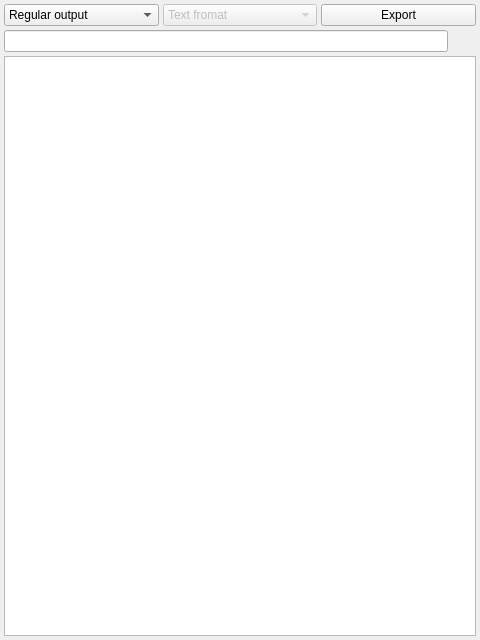
<?xml version="1.0" encoding="UTF-8"?>
<ui version="4.0">
 <class>tabExport</class>
 <widget class="QWidget" name="tabExport">
  <property name="geometry">
   <rect>
    <x>0</x>
    <y>0</y>
    <width>480</width>
    <height>640</height>
   </rect>
  </property>
  <property name="windowTitle">
   <string>Form</string>
  </property>
  <layout class="QGridLayout" name="gridLayout">
   <property name="leftMargin">
    <number>4</number>
   </property>
   <property name="topMargin">
    <number>4</number>
   </property>
   <property name="rightMargin">
    <number>4</number>
   </property>
   <property name="bottomMargin">
    <number>4</number>
   </property>
   <property name="spacing">
    <number>4</number>
   </property>
   <item row="0" column="0">
    <widget class="QFrame" name="frame">
     <property name="autoFillBackground">
      <bool>true</bool>
     </property>
     <layout class="QGridLayout" name="gridLayout_18">
      <property name="leftMargin">
       <number>0</number>
      </property>
      <property name="topMargin">
       <number>0</number>
      </property>
      <property name="rightMargin">
       <number>0</number>
      </property>
      <property name="bottomMargin">
       <number>0</number>
      </property>
      <property name="spacing">
       <number>4</number>
      </property>
      <item row="1" column="2">
       <widget class="QPushButton" name="pushButton_export">
        <property name="text">
         <string>Export</string>
        </property>
        <property name="icon">
         <iconset resource="../resources/resources.qrc">
          <normaloff>:/icons_material/icons_material/ic_file_download_48px.svg</normaloff>:/icons_material/icons_material/ic_file_download_48px.svg</iconset>
        </property>
        <property name="flat">
         <bool>false</bool>
        </property>
       </widget>
      </item>
      <item row="1" column="0">
       <widget class="QComboBox" name="comboBox_export_mode">
        <property name="enabled">
         <bool>true</bool>
        </property>
        <item>
         <property name="text">
          <string>Regular output</string>
         </property>
        </item>
        <item>
         <property name="text">
          <string>Detailed output</string>
         </property>
        </item>
        <item>
         <property name="text">
          <string>Container mapping</string>
         </property>
        </item>
       </widget>
      </item>
      <item row="1" column="1">
       <widget class="QComboBox" name="comboBox_export_formats">
        <property name="enabled">
         <bool>false</bool>
        </property>
        <item>
         <property name="text">
          <string>Text fromat</string>
         </property>
        </item>
        <item>
         <property name="text">
          <string>XML</string>
         </property>
        </item>
        <item>
         <property name="text">
          <string>JSON</string>
         </property>
        </item>
       </widget>
      </item>
      <item row="2" column="0" colspan="3">
       <layout class="QHBoxLayout" name="horizontalLayout">
        <property name="spacing">
         <number>4</number>
        </property>
        <item>
         <widget class="QLineEdit" name="lineEdit_export_filename"/>
        </item>
        <item>
         <widget class="QPushButton" name="pushButton_export_filechooser">
          <property name="enabled">
           <bool>true</bool>
          </property>
          <property name="maximumSize">
           <size>
            <width>24</width>
            <height>24</height>
           </size>
          </property>
          <property name="text">
           <string/>
          </property>
          <property name="icon">
           <iconset resource="../resources/resources.qrc">
            <normaloff>:/icons_material/icons_material/ic_folder_48px.svg</normaloff>:/icons_material/icons_material/ic_folder_48px.svg</iconset>
          </property>
          <property name="iconSize">
           <size>
            <width>24</width>
            <height>24</height>
           </size>
          </property>
          <property name="autoDefault">
           <bool>false</bool>
          </property>
          <property name="flat">
           <bool>true</bool>
          </property>
         </widget>
        </item>
       </layout>
      </item>
     </layout>
    </widget>
   </item>
   <item row="1" column="0">
    <widget class="QTextBrowser" name="textBrowser_export">
     <property name="font">
      <font>
       <family>Andale Mono</family>
      </font>
     </property>
     <property name="lineWrapMode">
      <enum>QTextEdit::NoWrap</enum>
     </property>
    </widget>
   </item>
  </layout>
 </widget>
 <resources>
  <include location="../resources/resources.qrc"/>
 </resources>
 <connections/>
</ui>
